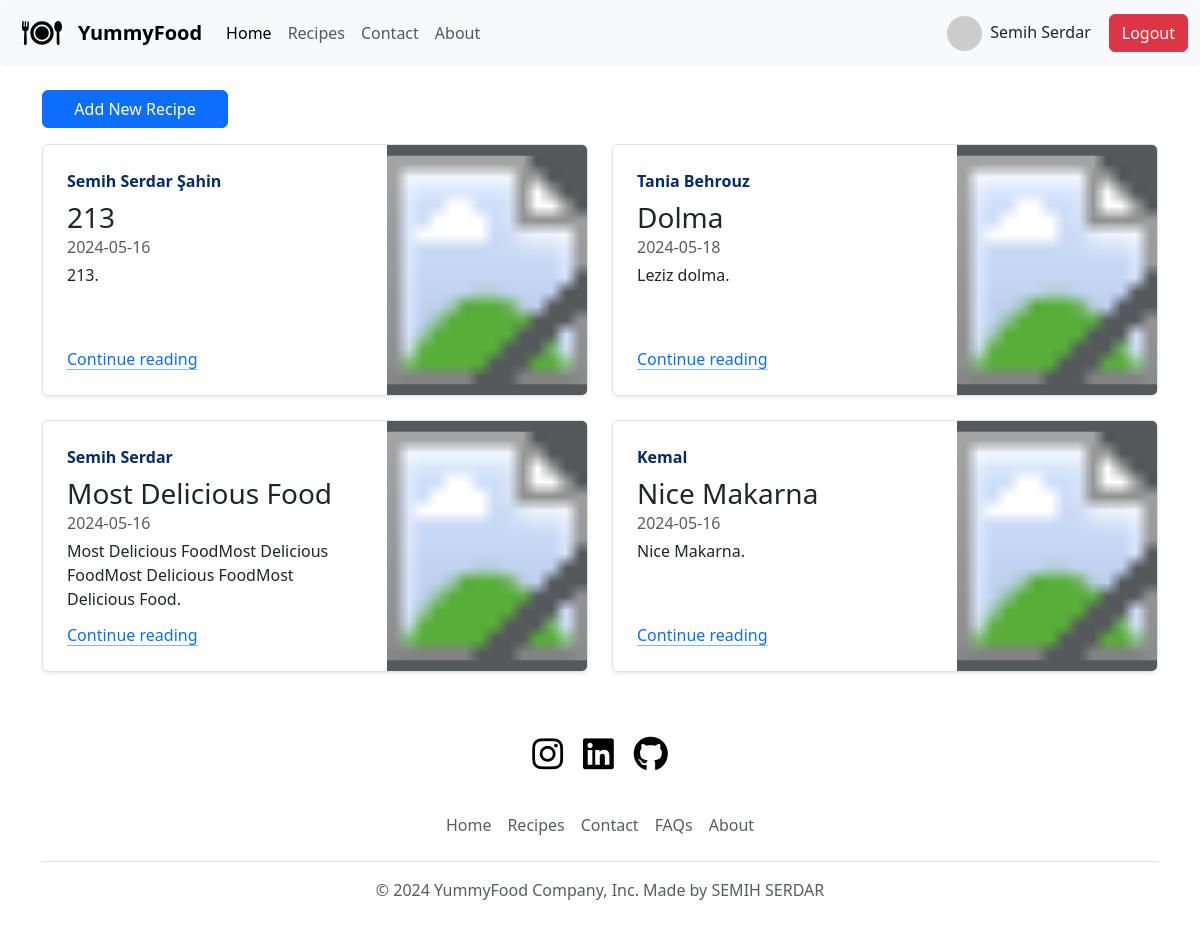
The page /recipes (signed in) on the database its author committed.
### database.py (models this page shows)
class User(db.Model,UserMixin):
    __tablename__='users'
    id:Mapped[int]=mapped_column(Integer,primary_key=True)
    name: Mapped[str] = mapped_column(String(100), nullable=False)
    email: Mapped[str] = mapped_column(String(100), nullable=False)
    password: Mapped[str] = mapped_column(String(1000),nullable=False)
    posts=relationship("FoodPost",back_populates="author")
    comments=relationship("Comment",back_populates="author")

class FoodPost(db.Model):
    __tablename__="posts"
    id: Mapped[int] = mapped_column(Integer, primary_key=True)
    author_id: Mapped[int] = mapped_column(Integer, db.ForeignKey("users.id"))
    author=relationship("User",back_populates="posts")
    title : Mapped[str] = mapped_column(String, nullable=False)
    subtitle: Mapped[str] = mapped_column(String, nullable=True)
    date: Mapped[str] = mapped_column(String(250), nullable=False)
    body: Mapped[str] = mapped_column(Text, nullable=False)
    img_url: Mapped[str] = mapped_column(String(250), nullable=False)
    comments=relationship("Comment",back_populates="post")

### main.py (the view)
@app.route("/recipes")
def blog_page():
    result=db.session.execute(db.select(FoodPost).order_by(FoodPost.title))
    food_data=result.scalars().all()
    return render_template("blog.html",food_data=food_data,year=year)

### main.py (called while the page is built)
@login_manager.user_loader
def load_user(user_id):
    return db.get_or_404(User,user_id)

### templates/blog.html (shortened to what this page needs)
{% extends "base.html"%}
{% block content %}
    <main class="container my-4">
        {% if current_user.is_authenticated %}
        <a href={{url_for('add_post')}} class="btn btn-primary col-2 mb-3">Add New Recipe</a>
        {% endif %}
        <div class="row mb-2">
            {% for food in food_data %}
            <div class="col-md-6 food-item">
              <div class="row g-0 border rounded overflow-hidden flex-md-row mb-4 shadow-sm h-md-250 position-relative">
                <div class="col p-4 d-flex flex-column position-static">
                  <strong class="d-inline-block mb-2 text-primary-emphasis">{{food.author.name}}</strong>
                  <h3 class="mb-0">{{food["title"]}}</h3>
                  <div class="mb-1 text-body-secondary">{{food.date}}</div>
                  <p class="card-text mb-auto">{{food["subtitle"]}}.</p>
                  <a href={{url_for('go_post',index=food.id)}} class="icon-link gap-1 icon-link-hover stretched-link">
                    Continue reading
                    <svg class="bi"><use xlink:href="#chevron-right"></use></svg>
                  </a>
                </div>
                <div class="col-auto d-none d-lg-block">
                    <svg width="200" height="250" xmlns="http://www.w3.org/2000/svg" xmlns:xlink="http://www.w3.org/1999/xlink" role="img" aria-label="Placeholder: Thumbnail" preserveAspectRatio="xMidYMid slice" focusable="false">
                      <title>Placeholder</title>
                      <rect width="100%" height="100%" fill="#55595c"></rect>
                      <image href={{food['img_url']}} x="0" y="0" height="250px" width="200px"/>
                    </svg>
                </div>
              </div>
            </div>
            {% endfor %}
        </div>
    </main>
{% endblock %}

### templates/base.html (shortened to what this page needs)
<!DOCTYPE html>
<html lang="en">
<head>
    <link href="https://cdn.jsdelivr.net/npm/bootstrap@5.3.3/dist/css/bootstrap.min.css" rel="stylesheet">
    <link rel="stylesheet" href="https://cdnjs.cloudflare.com/ajax/libs/font-awesome/6.5.2/css/all.min.css" />
    <link rel="stylesheet" href="/static/style.css">
    <link rel="stylesheet" href="/static/style_add_page.css">
</head>
<body>
    <nav class="navbar navbar-expand-lg bg-body-tertiary rounded" aria-label="Eleventh navbar example">
        <div class="container-fluid">
          <a class="navbar-brand" href="{{url_for('main_page')}}">
            <img class="logo" src="/static/food-dish-svgrepo-com.svg" alt="Logo" width="40" height="40">
          </a>
          <a class="navbar-brand" href="{{url_for('main_page')}}">YummyFood</a>
          <div class="collapse navbar-collapse" id="navbarsExample09">
            <ul class="navbar-nav me-auto mb-2 mb-lg-0">
              <li class="nav-item">
                <a class="nav-link active" aria-current="page" href="{{url_for('main_page')}}">Home</a>
              </li>
              <li class="nav-item">
                <a class="nav-link" href={{url_for('blog_page')}}>Recipes</a>
              </li>
              <li class="nav-item">
                <a class="nav-link" href={{url_for('contact_page')}}>Contact</a>
              </li>
              <li class="nav-item">
                <a class="nav-link" href={{url_for('about_page')}}>About</a>
              </li>
            </ul>
            {% if not current_user.is_authenticated %}
            <a href={{url_for('sign_in')}} class="btn btn-primary" style="margin-left: 10px;">Login</a>
            <a href={{url_for('sign_up')}} class="btn btn-success" style="margin-left: 10px;">Register</a>
            {% else %}
            <img style="width: 35px; height: 35px; border-radius: 50%;" src="{{ current_user.email|gravatar }}">
            <h6 class="px-2 mt-2" >{{current_user.name}}</h6>
            <a href={{url_for('logout')}} class="btn btn-danger" style="margin-left: 10px;">Logout</a>
            {% endif %}
           </div>
        </div>
      </nav>
    {%block content %}{% endblock%}
    <div class="container">
        <footer class="py-3 my-4">
          <ul class="nav justify-content-center pb-3 mb-3">
            <li class="nav-item nav-icon"><a href="https://instagram.com/semihsrdr"><i class="fa-brands fa-instagram"></i></a></li>
            <li class="nav-item nav-icon"><a href="https://www.linkedin.com/in/semih-serdar-sahin-5245b6266/"><i class="fa-brands fa-linkedin"></i></a></li>
            <li class="nav-item nav-icon"><a href="https://github.com/semihsrdr"><i class="fa-brands fa-github"></i></a></li>
          </ul>
          <ul class="nav justify-content-center pb-3 mb-3  border-bottom">
            <li class="nav-item"><a href="{{url_for('main_page')}}" class="nav-link px-2 text-body-secondary">Home</a></li>
            <li class="nav-item"><a href="{{url_for('blog_page')}}" class="nav-link px-2 text-body-secondary">Recipes</a></li>
            <li class="nav-item"><a href="{{url_for('contact_page')}}" class="nav-link px-2 text-body-secondary">Contact</a></li>
            <li class="nav-item"><a href="#" class="nav-link px-2 text-body-secondary">FAQs</a></li>
            <li class="nav-item"><a href="{{url_for('about_page')}}" class="nav-link px-2 text-body-secondary">About</a></li>
          </ul>
              <p class="text-center text-body-secondary">© {{year}} YummyFood Company, Inc. Made by SEMIH SERDAR</p>
        </footer>
      </div>
</body>
</html>

### static/style.css (style rules this page uses)
.logo { margin-left:10px; }
.navbar-brand { font-weight: 550; }
.nav-icon { margin-left: 10px; margin-right: 10px; size: 40px; }
.nav-icon a { background-color: white; color: black; }
.nav-icon a i { font-size: 2.2em; }

### rows shown on the page
User: name "Semih Serdar"
FoodPost: author.name "Semih Serdar Şahi̇n", title "213", date "2024-05-16", subtitle "213"
FoodPost: author.name "Tania Behrouz", title "Dolma", date "2024-05-18", subtitle "Leziz dolma"
FoodPost: author.name "Semih Serdar", title "Most Delicious Food", date "2024-05-16", subtitle "Most Delicious FoodMost Delicious FoodMost Delicious FoodMost Delicious Food"
FoodPost: author.name "Kemal", title "Nice Makarna", date "2024-05-16", subtitle "Nice Makarna"

### other values the page prints
{{ year }} "2024"
